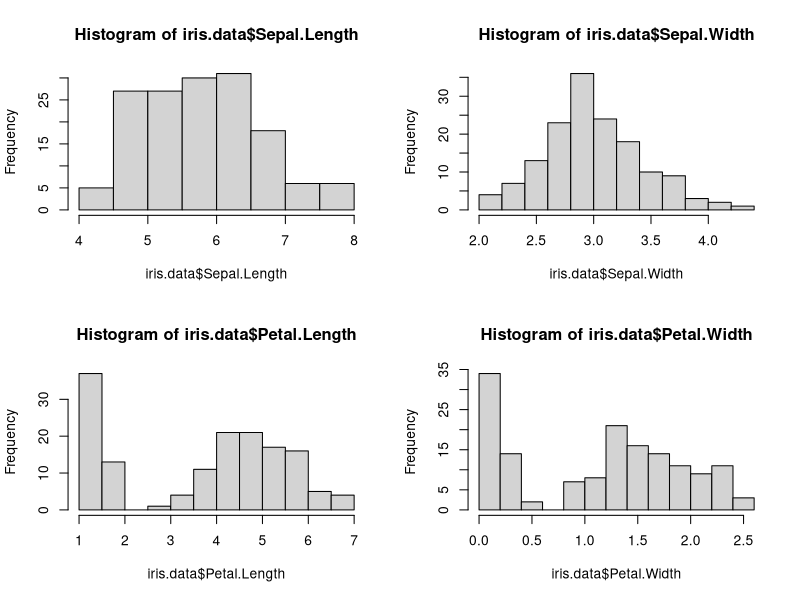
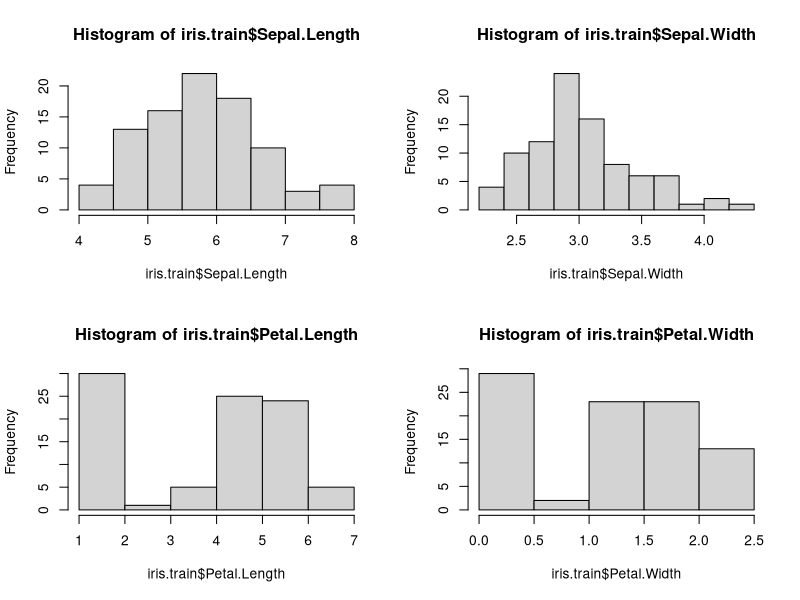
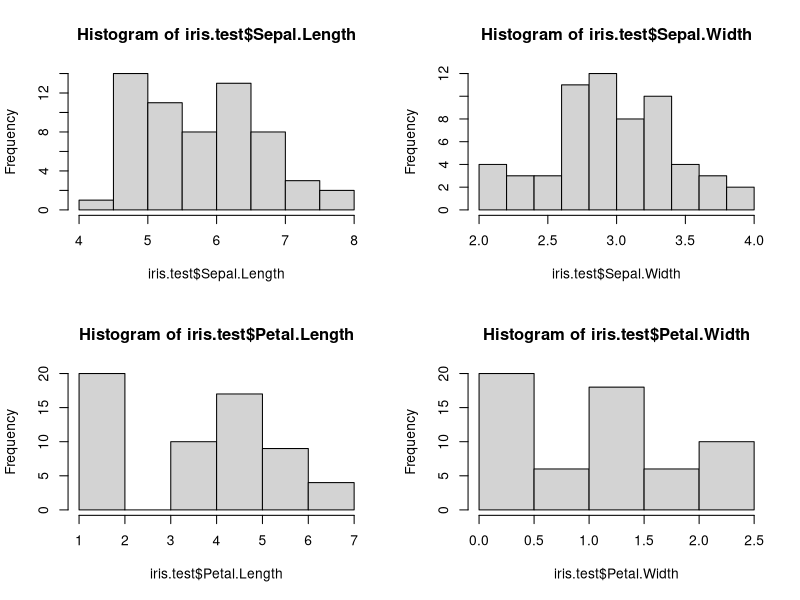

Recreate these plots in R, in order.
iris.data <- iris

unique(iris.data$Species)

iris.data$Class[iris.data$Species == "versicolor"] <- rep(1, 50)
iris.data$Class[iris.data$Species == "setosa"] <- rep(2, 50)
iris.data$Class[iris.data$Species == "virginica"] <- rep(3, 50)

head(iris.data)

mean(iris.data$Sepal.Length)
sqrt(var(iris.data$Sepal.Length))

mean(iris.data$Sepal.Width)
sqrt(var(iris.data$Sepal.Width))

mean(iris.data$Petal.Length)
sqrt(var(iris.data$Petal.Length))

mean(iris.data$Petal.Width)
sqrt(var(iris.data$Petal.Width))

length(iris.data$Class[iris.data$Class == 1])
length(iris.data$Class[iris.data$Class == 2])
length(iris.data$Class[iris.data$Class == 3])

par(mfrow = c(2,2))
hist(iris.data$Sepal.Length)
hist(iris.data$Sepal.Width)
hist(iris.data$Petal.Length)
hist(iris.data$Petal.Width)

n <- 150
n.train <- 0.6*150
train.vec <- sample(x = seq(from = 1, to = n, by = 1), size = n, replace = FALSE)

iris.train <- iris.data[train.vec[1:n.train],]
iris.test <- iris.data[train.vec[(n.train+1) : n],]

length(iris.train$Class[iris.train$Class == 1])
length(iris.train$Class[iris.train$Class == 2])
length(iris.train$Class[iris.train$Class == 3])

hist(iris.train$Sepal.Length)
hist(iris.train$Sepal.Width)
hist(iris.train$Petal.Length)
hist(iris.train$Petal.Width)

hist(iris.test$Sepal.Length)
hist(iris.test$Sepal.Width)
hist(iris.test$Petal.Length)
hist(iris.test$Petal.Width)

##Last part
iris.class <- iris.data[iris.data$Class != 3,]
n <- 100
n.train <- 0.6*100
train.vec <- sample(x = seq(from = 1, to = n, by = 1), size = n, replace = FALSE)

iris.train <- iris.class[train.vec[1:n.train],]
iris.test <- iris.class[train.vec[(n.train+1) : n],]
